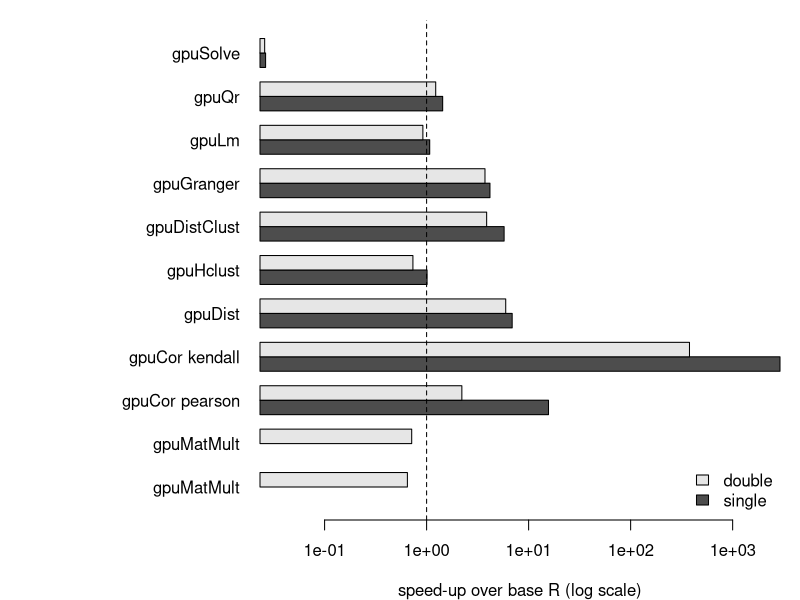

Write the R code that produced this figure.
## ---- chunk 1
knitr::opts_chunk$set(collapse = TRUE, comment = "#>")
bench <- read.csv("benchmarks.csv")
machine <- read.csv("benchmarks-machine.csv")
## ---- chunk 2
knitr::kable(machine, col.names = c("", ""))
## ---- chunk 3
tab <- bench[!is.na(bench$cpu), ]
speedup <- function(gpu) ifelse(is.na(gpu), "",
                                sprintf("%.1fx", tab$cpu / gpu))
shown <- data.frame(
  Task = tab$task, Size = tab$size,
  `base R` = sprintf("%.3f", tab$cpu),
  `GPU single` = ifelse(is.na(tab$single), "",
                        sprintf("%.3f", tab$single)),
  `speed-up` = speedup(tab$single),
  `GPU double` = sprintf("%.3f", tab$double),
  `speed-up ` = speedup(tab$double),
  check.names = FALSE)
knitr::kable(shown, align = "llrrrrr")
## ---- chunk 4
s <- tab$cpu / tab$single
d <- tab$cpu / tab$double
labels <- sub(" vs .*", "", tab$task)
op <- par(mar = c(4, 13, 1, 1))
barplot(t(cbind(s, d)), beside = TRUE, horiz = TRUE, log = "x",
        names.arg = labels, las = 1, xlab = "speed-up over base R (log scale)",
        legend.text = c("single", "double"),
        args.legend = list(x = "bottomright", bty = "n"))
abline(v = 1, lty = 2)
par(op)
